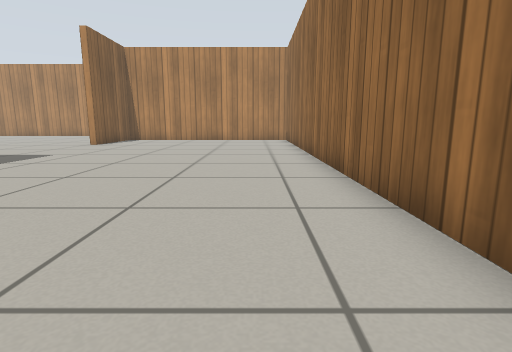
[1] (above)

19 first-person views from a walk through a robot-simulator world made for Gazebo. The camera is 0.5 m above the floor, tilts 10° down and sees 80° across. The floor is counted in squares, 0.5 m on a side. Each view is taken from the middle of a square. On the plan, view 1 faces up. The plan holds only what a view shows up to about 12 squares ahead; the rest is blank. Robots are left out. Simple patterns stand in for the simulator's built-in surfaces.

[2]
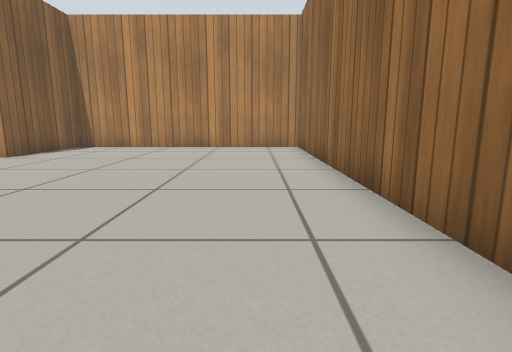

[3]
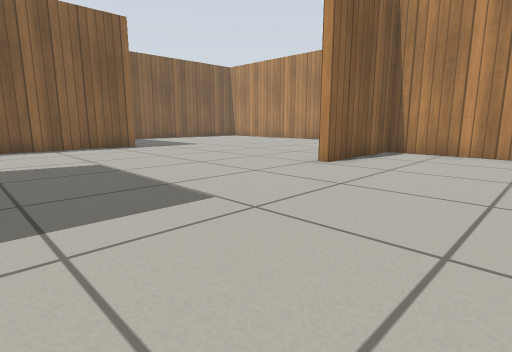

[4]
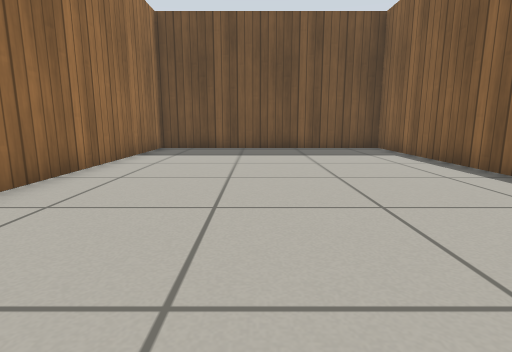

[5]
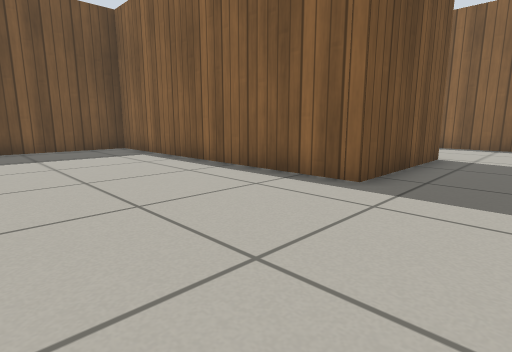

[6]
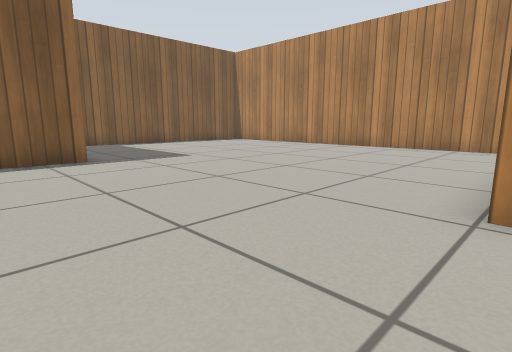

[7]
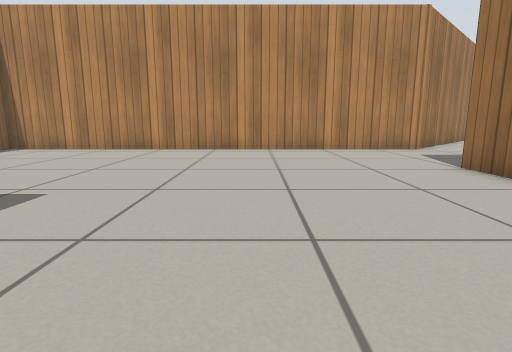

[8]
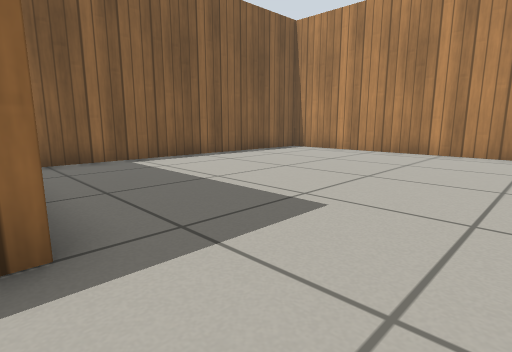

[9]
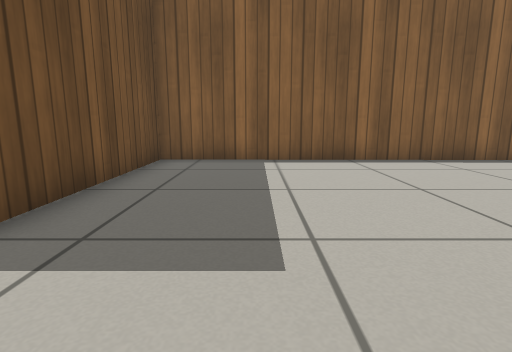

[10]
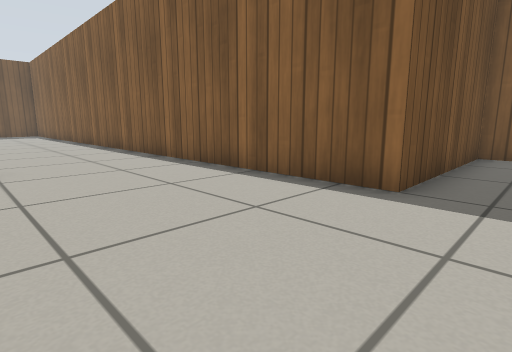

[11]
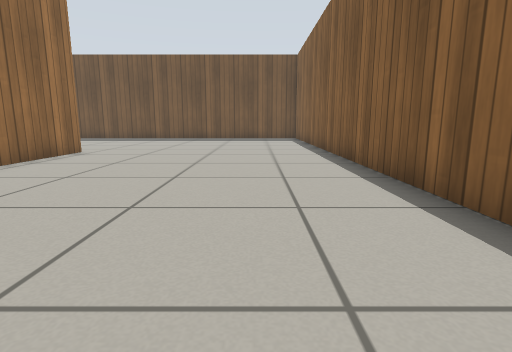

[12]
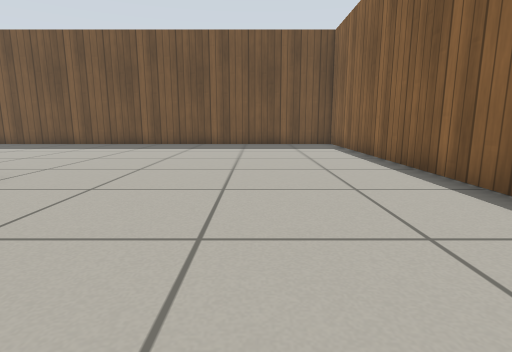

[13]
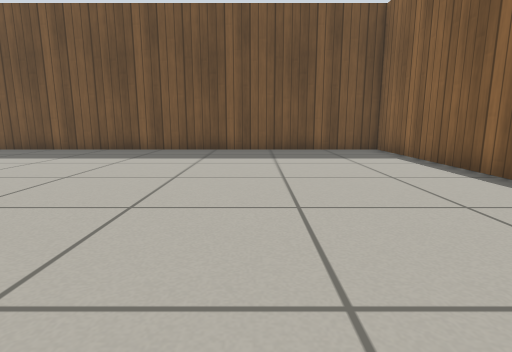

[14]
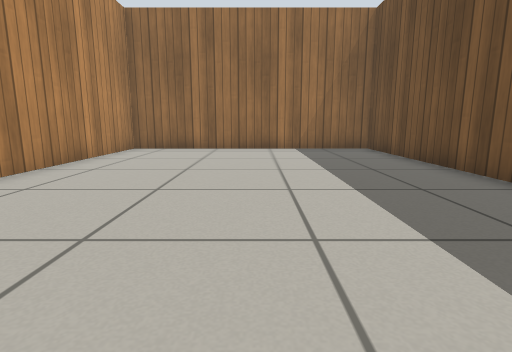

[15]
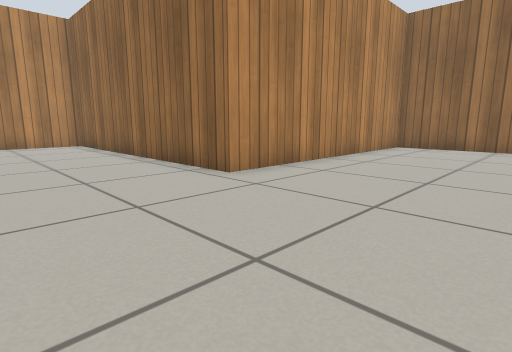

[16]
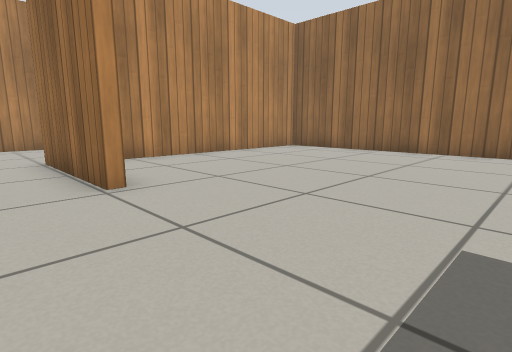

[17]
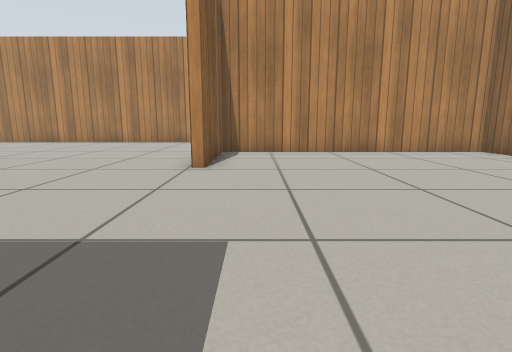

[18]
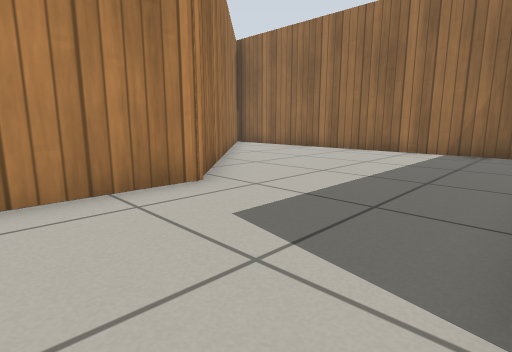

[19]
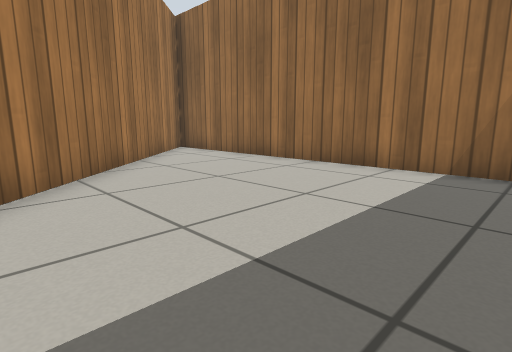

### Floor plan
Points are (right, up) in squares from view 1. A wall is a line through its corners. A room is listed if a view was taken in it or the views show most of it. See-through windows are left out.
Room 1 (views 1, 2, 3, 4, 5, 6, 7, 8, 9, 10, 16, 17, 18)
walls: (-7.4, 13.6) (-7.4, 17.8); (-11.4, 6.7) (-6.8, 6.7) (-6.8, -3) (1.7, -3) (1.7, 17.4) (-7.1, 17.4) (-7.1, 13.6); (-7.5, 22.4) (-21.1, 22.4) (-21.2, 12.4) (-15.5, 12.4) (-15.5, 7.4)
ways out: opening at (-13.5, 7) to room 2; opening at (-6.8, 20.5) to room 3
Room 2 (views 11, 12, 13, 14, 15)
walls: (-7.5, 6.4) (-9.8, 6.4); (-15.5, 7.4) (-15.5, -12.3) (1.7, -12.3) (1.7, -3.3) (-7.1, -3.3) (-7.1, 6)
ways out: opening at (-13.5, 7) to room 1
Room 3 (view 19)
walls: (1.7, 18.9) (1.7, 30.1) (-6, 22.4) (-7.5, 22.4)
ways out: opening at (-6.8, 20.5) to room 1

Where each view was taken, in squares from view 1:
view 1: 0 up, 0 right, facing up
view 2: 5 up, 0 right, facing up
view 3: 7 up, 3 left, facing up-left
view 4: 9 up, 2 left, facing down
view 5: 9 up, 2 left, facing down-left
view 6: 10 up, 7 left, facing up-left
view 7: 11 up, 12 left, facing up
view 8: 12 up, 13 left, facing up-left
view 9: 15 up, 13 left, facing left
view 10: 14 up, 11 left, facing down-left
view 11: 7 up, 13 left, facing down
view 12: 2 up, 12 left, facing down
view 13: 1 down, 11 left, facing down
view 14: 8 down, 10 left, facing right
view 15: 8 down, 11 left, facing up-right
view 16: 9 up, 9 left, facing up-right
view 17: 7 up, 6 left, facing up
view 18: 18 up, 9 left, facing up-right
view 19: 19 up, 5 left, facing up-right
